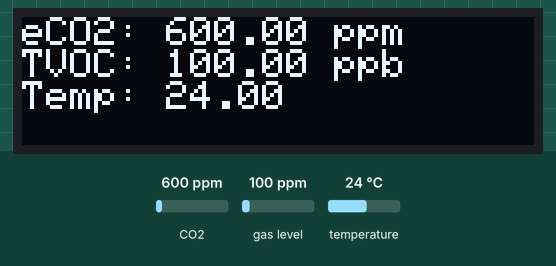
Simulated run of this sketch. Board: Arduino Uno, built with avr-gcc and run on an emulated ATmega328P. Parts: 128×32 one-colour display. The test bench sets the inputs (shaded band); at power-on: CO2 600 ppm, gas level 100 ppm, temperature 24 °C. The display library's start-up logo is not drawn; what the sketch prints to the serial monitor is not drawn.

Above: at 1.7 s.
1.8 s: CO2 set to 452 ppm
At 2.6 s:
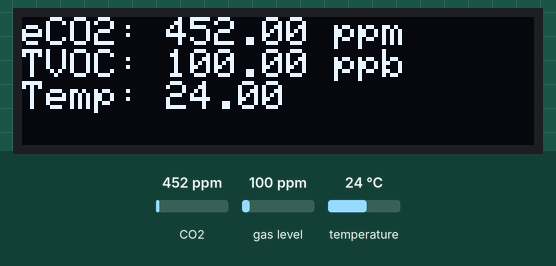
3.6 s: gas level set to 20 ppm
At 4.9 s:
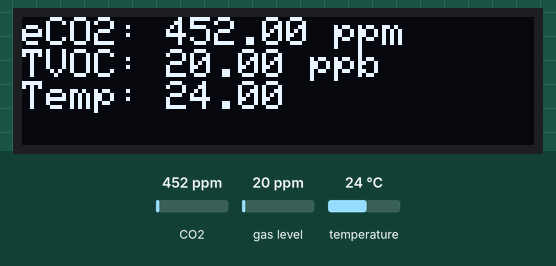
5.2 s: temperature set to 12 °C
At 6.1 s:
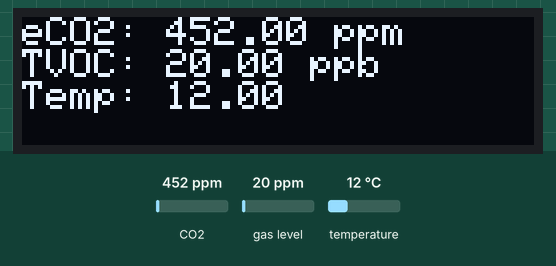
6.7 s: CO2 set to 1050 ppm
At 7.3 s:
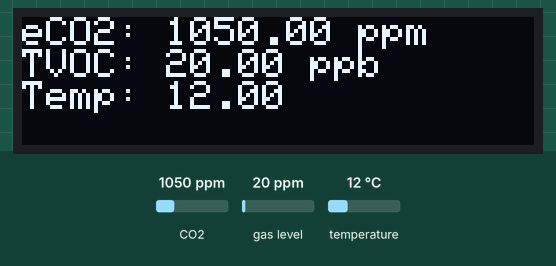
8.3 s: gas level set to 250 ppm
At 9.6 s:
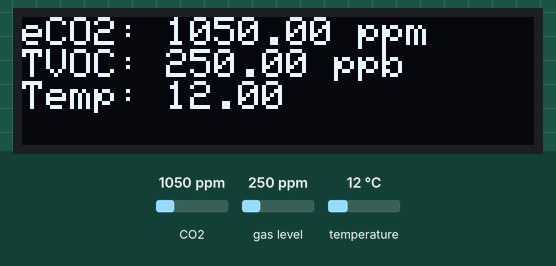
Timing chart, 0 to 10.9 s (numbered marks = the images above; inputs shaded):
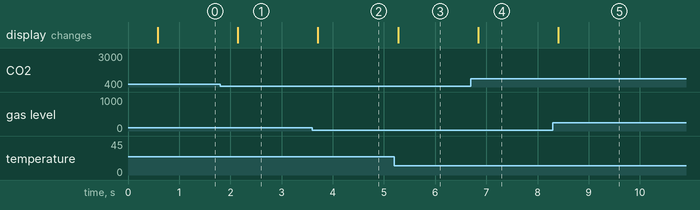

Measured:
- after the input at 1.8 s, the display: changes after 0.35 s (image 1)
- after the input at 3.6 s, the display: changes after 0.11 s (image 2)
- after the input at 5.2 s, the display: changes after 0.08 s (image 3)
- after the input at 6.7 s, the display: changes after 0.14 s (image 4)
- after the input at 8.3 s, the display: changes after 0.11 s (image 5)

The sketch:

CCS811_OLED_Demo.ino
```cpp
/* This demo shows how to display the CCS811 readings on an Adafruit I2C OLED.
 * (We used a Feather + OLED FeatherWing)
 */

#include <SPI.h>
#include <Wire.h>
#include <Adafruit_GFX.h>

#include <Adafruit_SSD1306.h>
#include "Adafruit_CCS811.h"

Adafruit_CCS811 ccs;
Adafruit_SSD1306 display = Adafruit_SSD1306();

void setup() {
  Serial.begin(115200);

  if(!ccs.begin()){
    Serial.println("Failed to start sensor! Please check your wiring.");
    while(1);
  }

  // by default, we'll generate the high voltage from the 3.3v line internally! (neat!)
  display.begin(SSD1306_SWITCHCAPVCC, 0x3C);  // initialize with the I2C addr 0x3C (for the 128x32)

  // Show image buffer on the display hardware.
  // Since the buffer is intialized with an Adafruit splashscreen
  // internally, this will display the splashscreen.
  display.display();
  delay(500);

  // Clear the buffer.
  display.clearDisplay();
  display.display();

  //calibrate temperature sensor
  while(!ccs.available());
  float temp = ccs.calculateTemperature();
  ccs.setTempOffset(temp - 25.0);

  Serial.println("IO test");

  // text display tests
  display.setTextSize(1);
  display.setTextColor(WHITE);
}


void loop() {
  display.setCursor(0,0);
  if(ccs.available()){
    display.clearDisplay();
    float temp = ccs.calculateTemperature();
    if(!ccs.readData()){
      display.print("eCO2: ");
      Serial.print("eCO2: ");
      float eCO2 = ccs.geteCO2();
      display.print(eCO2);
      Serial.print(eCO2);

      display.print(" ppm\nTVOC: ");
      Serial.print(" ppm, TVOC: ");
      float TVOC = ccs.getTVOC();
      display.print(TVOC);
      Serial.print(TVOC);

      Serial.print(" ppb   Temp:");
      display.print(" ppb\nTemp: ");
      Serial.println(temp);
      display.println(temp);
      display.display();
    }
    else{
      Serial.println("ERROR!");
      while(1);
    }
  }
  delay(500);
}
```
